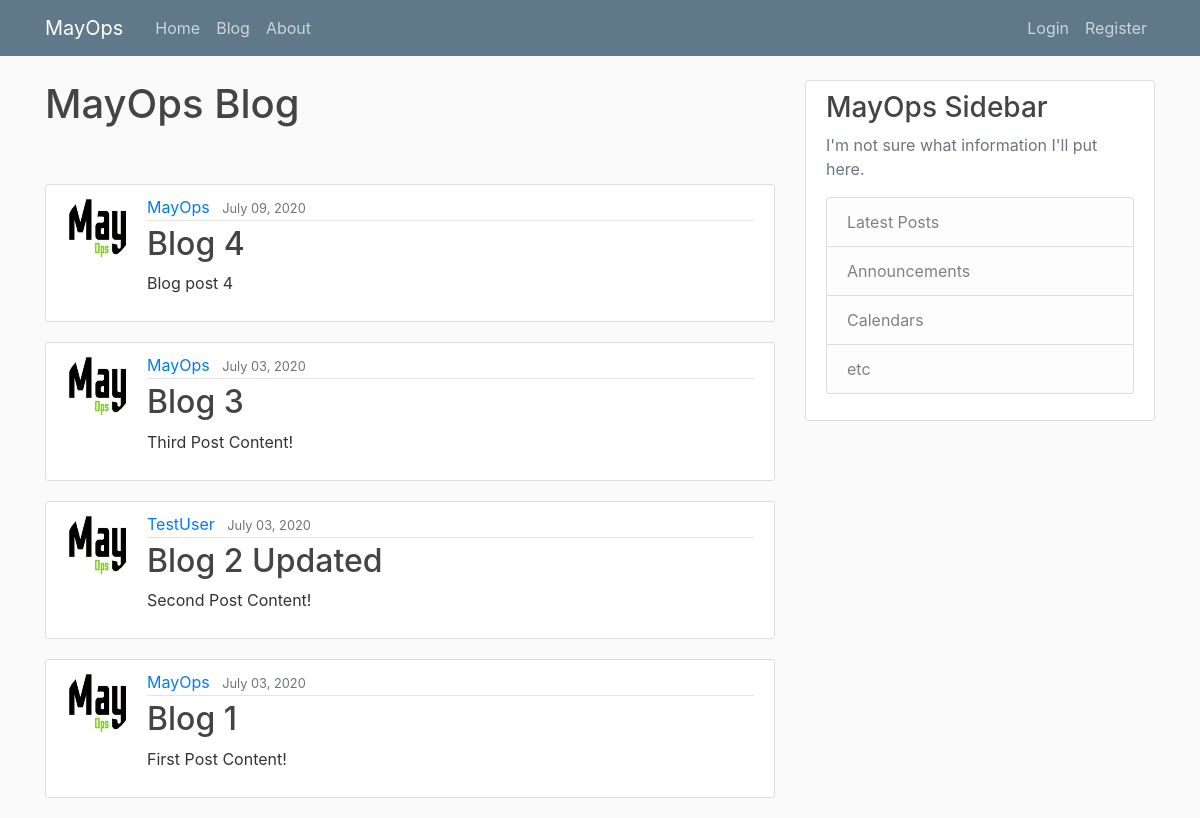
The page /blog/ on the database as committed earlier.
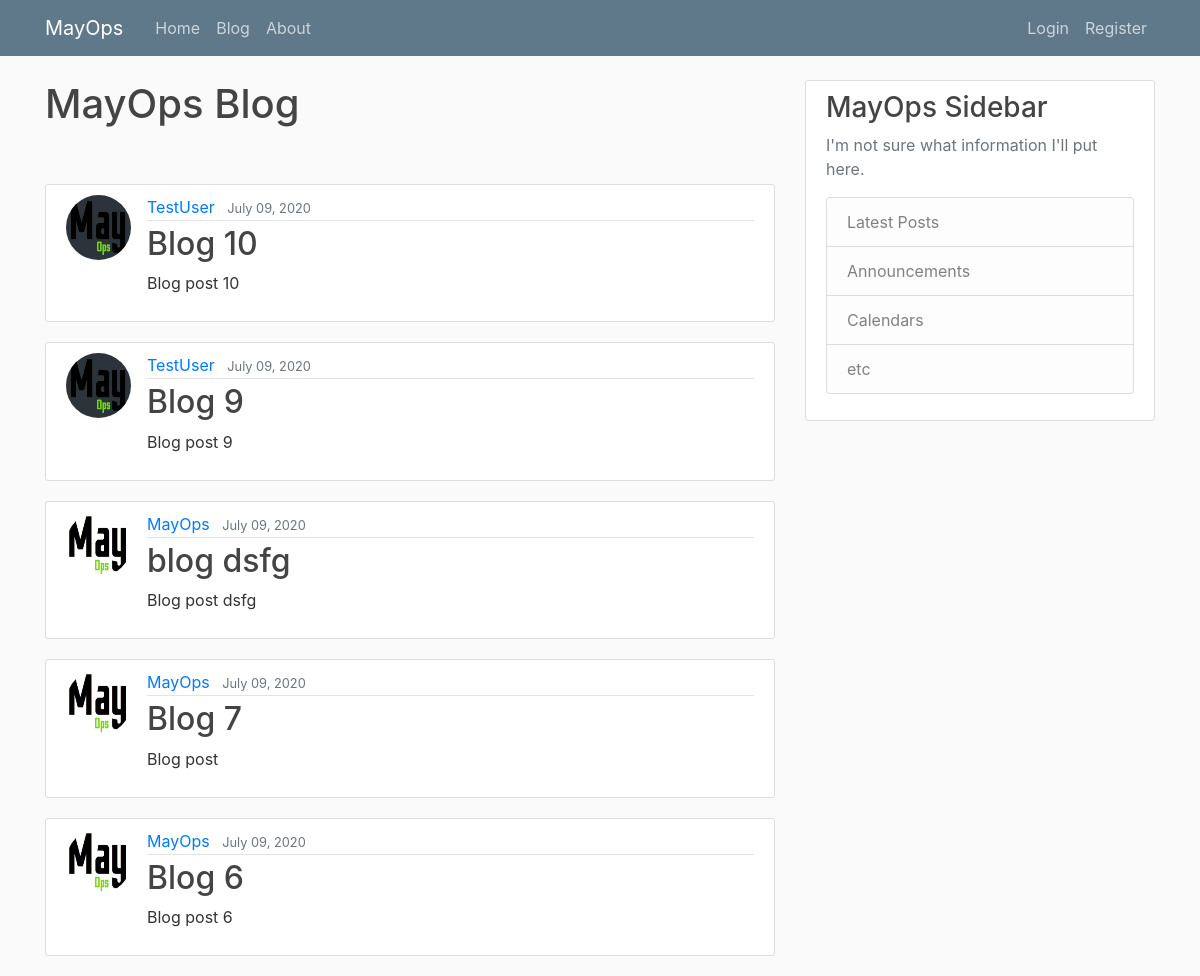
The same page on the database as committed later.
### homepage/models.py (models this page shows, shortened)
class Post(models.Model):
    title = models.CharField(max_length=100)
    content = models.TextField()
    date_posted = models.DateTimeField(default=timezone.now)
    author = models.ForeignKey(User, on_delete=models.CASCADE)

### users/models.py (models this page shows, shortened)
class Profile(models.Model):
    user = models.OneToOneField(User, on_delete=models.CASCADE)
    image = models.ImageField(default='default1.jpg', upload_to='profile_pics')

### homepage/views.py (the view)
# urls.py: path('blog/', PostListView.as_view(), name="MayOps-blog"),
class PostListView(ListView):
    model = Post
    template_name = 'homepage/blog.html'
    context_object_name = 'posts'
    ordering = ["-date_posted"]
    paginate_by = 5

### homepage/templates/homepage/blog.html
{% extends "homepage/base.html" %}
{% block content %}
    <h1>MayOps Blog</h1><br><br>
    {% for post in posts %}
        <article class="media content-section">
          <img class="rounded-circle article-img" src="{{ post.author.profile.image.url }}">
          <div class="media-body">
            <div class="article-metadata">
              <a class="mr-2" href="#">{{ post.author }}</a>
              <small class="text-muted">{{ post.date_posted|date:"F d, Y" }}</small>
            </div>
            <h2><a class="article-title" href="{% url 'post-detail' post.id %}">{{ post.title }}</a></h2>
            <p class="article-content">{{ post.content }}</p>
          </div>
        </article>
    {% endfor %}
{% endblock content %}

Rows that differ between the two databases and show on the page:
no longer on this page (row unchanged): Post: author.profile.image (picture), author "MayOps", date_posted "July 09, 2020", title "Blog 4", content "Blog post 4"
no longer on this page (row unchanged): Post: author.profile.image (picture), author "MayOps", date_posted "July 03, 2020", title "Blog 3", content "Third Post Content!"
no longer on this page (row unchanged): Post: author.profile.image (placeholder picture), author "TestUser", date_posted "July 03, 2020", title "Blog 2 Updated", content "Second Post Content!"
no longer on this page (row unchanged): Post: author.profile.image (picture), author "MayOps", date_posted "July 03, 2020", title "Blog 1", content "First Post Content!"
added Post: author.profile.image (picture), author "TestUser", date_posted "July 09, 2020", title "Blog 10", content "Blog post 10"
added Post: author.profile.image (picture), author "TestUser", date_posted "July 09, 2020", title "Blog 9", content "Blog post 9"
added Post: author.profile.image (picture), author "MayOps", date_posted "July 09, 2020", title "blog dsfg", content "Blog post dsfg"
added Post: author.profile.image (picture), author "MayOps", date_posted "July 09, 2020", title "Blog 7", content "Blog post"
added Post: author.profile.image (picture), author "MayOps", date_posted "July 09, 2020", title "Blog 6", content "Blog post 6"
